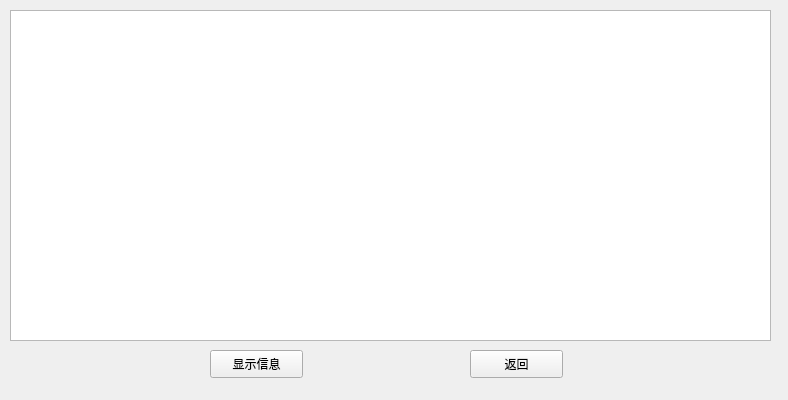
<?xml version="1.0" encoding="UTF-8"?>
<ui version="4.0">
 <class>printWidget</class>
 <widget class="QWidget" name="printWidget">
  <property name="geometry">
   <rect>
    <x>0</x>
    <y>0</y>
    <width>788</width>
    <height>400</height>
   </rect>
  </property>
  <property name="windowTitle">
   <string>Form</string>
  </property>
  <widget class="QPushButton" name="returnButton">
   <property name="geometry">
    <rect>
     <x>470</x>
     <y>350</y>
     <width>93</width>
     <height>28</height>
    </rect>
   </property>
   <property name="text">
    <string>返回</string>
   </property>
  </widget>
  <widget class="QTableWidget" name="tableWidget">
   <property name="geometry">
    <rect>
     <x>10</x>
     <y>10</y>
     <width>761</width>
     <height>331</height>
    </rect>
   </property>
  </widget>
  <widget class="QPushButton" name="showButton">
   <property name="geometry">
    <rect>
     <x>210</x>
     <y>350</y>
     <width>93</width>
     <height>28</height>
    </rect>
   </property>
   <property name="text">
    <string>显示信息</string>
   </property>
  </widget>
 </widget>
 <resources/>
 <connections/>
</ui>
